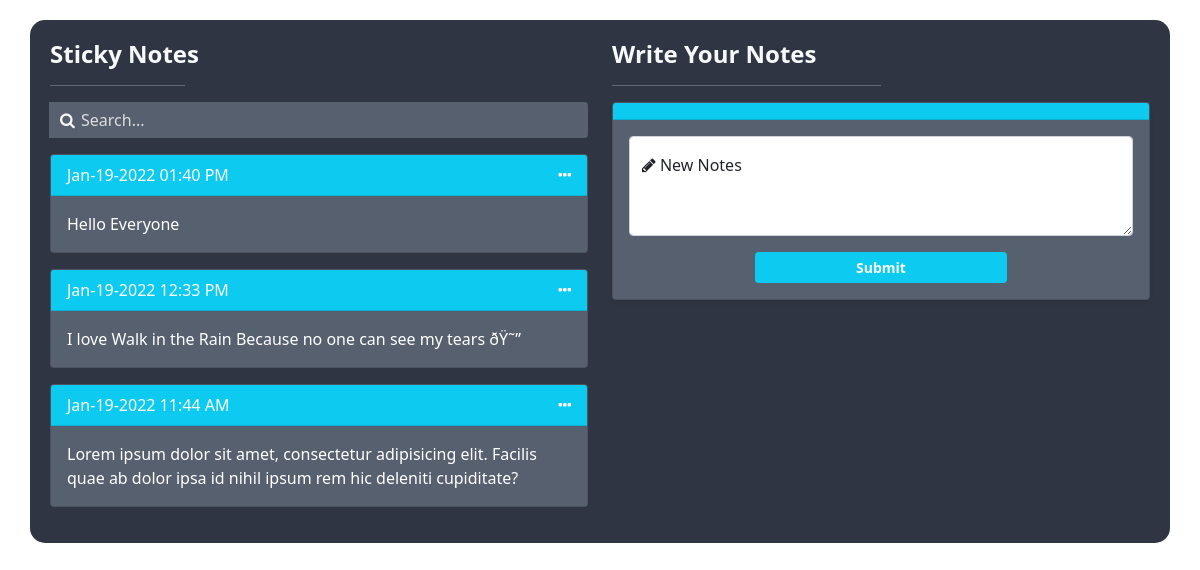
The page / on the database its author committed.
### tables this page shows
CREATE TABLE `notes` (
  `id` int(11) NOT NULL,
  `notes` longtext NOT NULL,
  `created_at` datetime NOT NULL DEFAULT current_timestamp()
);

### index.php (the view, shortened to what this page needs)
<?php
require("database.php");
$select_notes = "SELECT * FROM `notes` ORDER BY id DESC";
$notes = mysqli_query($connection, $select_notes);
?>
<!doctype html>
<html lang="en">
<head>
    <link href="https://cdn.jsdelivr.net/npm/bootstrap@5.1.3/dist/css/bootstrap.min.css" rel="stylesheet">
    <link rel="stylesheet" href="https://cdnjs.cloudflare.com/ajax/libs/font-awesome/4.7.0/css/font-awesome.min.css">
    <link rel="stylesheet" href="style.css">
</head>
<body>
    <div class="container">
        <div class="row">
            <div class="col-md-6">
                <header>
                    <h4 class="text-light fw-bolder">Sticky Notes</h4>
                    <hr class="w-25 text-light">
                    <div class="input-group text-light">
                        <i class="fa fa-search position-absolute text-light"></i>
                        <input type="search" name="search" class="form-control mb-3 position-relative text-light" placeholder="Search..." id="">
                    </div>
                </header>
                <?php foreach ($notes as $note) { ?>
                    <div class="card mb-3">
                        <div class="card-header d-flex justify-content-between bg-info">
                            <span><?= date('M-d-Y h:i A', strtotime($note['created_at'])) ?></span>
                            <span class="actions">
                                <i class="fa fa-ellipsis-h"></i>
                            </span>
                        </div>
                        <div class="card-body">
                            <div class="content">
                                <?= $note['notes'] ?>
                            </div>
                        </div>
                    </div>
                <?php } ?>
            </div>
            <div class="col-md-6">
                <header>
                    <h4 class="fw-bolder text-light">Write Your Notes</h4>
                    <hr class="w-50 text-light">
                </header>
                <div class="card shadow-sm">
                    <div class="card-header bg-info"></div>
                    <div class="card-body">
                        <form action="add_note_action.php" method="POST">
                            <div class="form-floating">
                                <textarea class="form-control" name="note" placeholder="Leave a comment here" id="floatingTextarea2" style="height: 100px"></textarea>
                                <label for="floatingTextarea2" class="text-dark"><i class="fa fa-pencil"></i> New Notes</label>
                            </div>
                            <div class="d-grid gap-2 col-6 mx-auto">
                                <input type="submit" name="submit" value="Submit" class="btn btn-info btn-sm mt-3 text-light fw-bold">
                            </div>
                        </form>
                    </div>
                </div>
            </div>
        </div>
    </div>
</body>
</html>

### style.css (style rules this page uses)
:root { --con_bg_color: #2f3542; --input_bg_color: #57606f; --placeholder_color: #dddddd; --font_color: #ffffff; }
.container { margin-top: 20px; padding: 20px; background: var(--con_bg_color); border-radius: 15px; }
input[type="search"] { text-indent: 20px; background: var(--input_bg_color); border: none; outline: none; }
input[type="search"]::placeholder { text-indent: 20px; color: var(--placeholder_color); }
i.fa-search { z-index: 1000; color: #333; padding: 0 10px; top: 10px; }
i.fa-ellipsis-h { z-index: 1000; color: var(--font_color); cursor: pointer; position: relative; }
.card { background: var(--input_bg_color); color: var(--font_color); }

### rows shown on the page
notes: created_at "Jan-19-2022 01:40 PM", notes "Hello Everyone"
notes: created_at "Jan-19-2022 12:33 PM", notes "I love Walk in the Rain Because no one can see my tears ðŸ˜”"
notes: created_at "Jan-19-2022 11:44 AM", notes "Lorem ipsum dolor sit amet, consectetur adipisicing elit. Facilis quae ab dolor ipsa id nihil ipsum rem hic deleniti cupiditate?"
